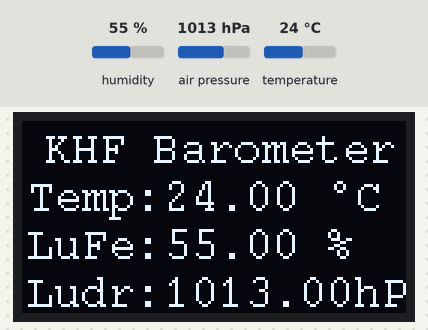
The sketch below on a simulated Arduino Nano, built with avr-gcc and run on an emulated ATmega328P. Shown: 128×64 one-colour display. The inputs (shaded band) are chosen by the test bench; at power-on: humidity 55 %, air pressure 1013 hPa, temperature 24 °C. What the sketch prints to the serial monitor is not drawn.

Above: at 1.5 s.
1.6 s: humidity set to 22 %
At 3.9 s:
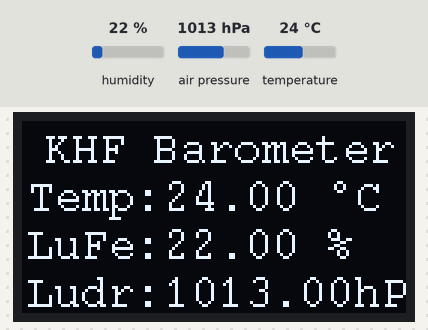
4.2 s: air pressure set to 1000 hPa
At 5.5 s:
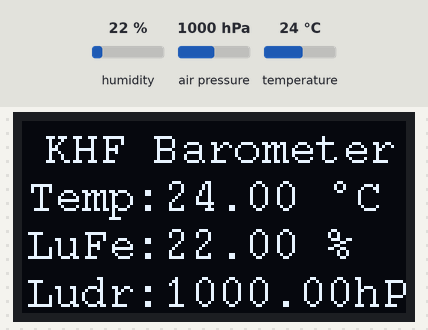
6.1 s: temperature set to 12 °C
At 6.9 s:
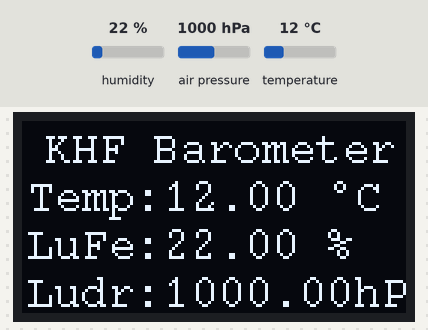
9.1 s: humidity set to 40 %
At 11.2 s:
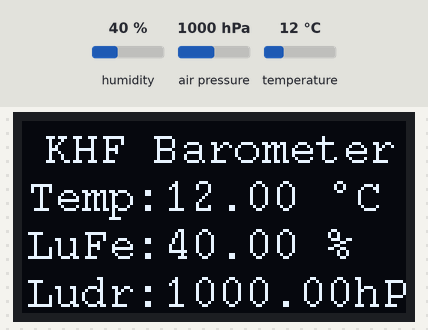
11.7 s: air pressure set to 952 hPa
At 12.4 s:
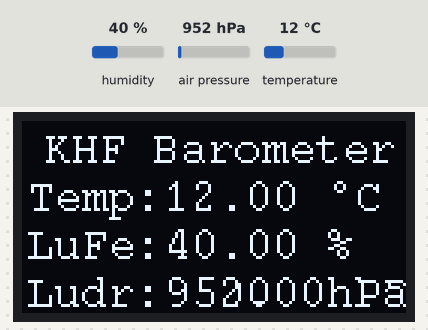
Timing chart, 0 to 14.7 s (numbered marks = the images above; inputs shaded):
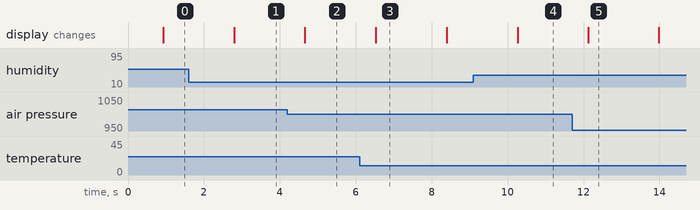

Measured:
- after the input at 1.6 s, the display: changes after 1.2 s (image 1)
- after the input at 4.2 s, the display: changes after 0.46 s (image 2)
- after the input at 6.1 s, the display: changes after 0.43 s (image 3)
- after the input at 9.1 s, the display: changes after 1.2 s (image 4)
- after the input at 11.7 s, the display: changes after 0.43 s (image 5)
- what the display in image 5 shows lasts 1.9 s, from 12.1 s to 14.0 s

The sketch:

Barometric_BME280_OLED.ino
```cpp
/*
 * Barometric Temperatur, Luftdruck, Luftfeuchte, Meereshöhe
 * Board: NANO
 * Board Einstellung
*  Old Bootloader!
*  KHF 22.01.2021
*  1x Nano V3
*  1x BME280 Sensor
*  1x 1,3 Zoll OLED Display
*  Schriftarten: https://arduino-projekte.info/schriftarten-fuer-oled-display/#torussansbold8_8r
 */

#include <Wire.h>
#include <Adafruit_Sensor.h>
#include <Adafruit_BME280.h> //V2.1.2

#define SEALEVELPRESSURE_HPA (1013.25)

#include <U8g2lib.h> //V2.28.10

Adafruit_BME280 bme; // I2C

U8G2_SH1106_128X64_NONAME_1_HW_I2C u8g2(U8G2_R0, /* reset=*/ U8X8_PIN_NONE);

unsigned long delayTime;

void setup() {
    Serial.begin(9600);
    u8g2.begin();
    Serial.println(F("BME280 test"));
    bool status;
    status = bme.begin(0x76);
    if (!status) {
        Serial.println("Could not find a valid BME280 sensor, check wiring!");
        while (1);
    }

    Serial.println("-- Default Test --");
    delayTime = 1000;
    Serial.println();
}

void loop() {
    printValues();
//    u8g2.setFont(u8g2_font_courR14_tf);
//    u8g2.setFont(u8g2_font_courR08_tf);
    u8g2.setFont(u8g2_font_courR10_tf);
    u8g2.firstPage();
    do {


      u8g2.setCursor(8, 14);
      u8g2.print("KHF Barometer");
      u8g2.setCursor(62, 14);


      u8g2.setCursor(2, 30);
      u8g2.print("Temp: ");
      u8g2.setCursor(48, 30);
      u8g2.print(bme.readTemperature());
      u8g2.print(" \xB0""C");


      u8g2.setCursor(2, 46);
      u8g2.print("LuFe:");
      u8g2.setCursor(48, 46);
      u8g2.print(bme.readHumidity());
      u8g2.print(" %");

      u8g2.setCursor(2, 62);
      u8g2.print("Ludr:");
      u8g2.setCursor(48, 62);
      u8g2.print(bme.readPressure()/100);
      u8g2.print("hPa");

/*
      u8g2.setCursor(2, 62);
      u8g2.print("Meho:");
      u8g2.setCursor(62, 62);
      u8g2.print(bme.readAltitude(SEALEVELPRESSURE_HPA)/1.21);
*/
      } while ( u8g2.nextPage() );
     delay(delayTime);
}

void printValues() {
    Serial.print("Temperature = ");
    Serial.print(bme.readTemperature());
    Serial.println(" *C");
    Serial.print("Pressure = ");
    Serial.print(bme.readPressure() / 100.0F);
    Serial.println(" hPa");
    Serial.print("Approx. Altitude = ");
    Serial.print(bme.readAltitude(SEALEVELPRESSURE_HPA));
    Serial.println(" m");
    Serial.print("Humidity = ");
    Serial.print(bme.readHumidity());
    Serial.println(" %");
    Serial.println();
}
```
